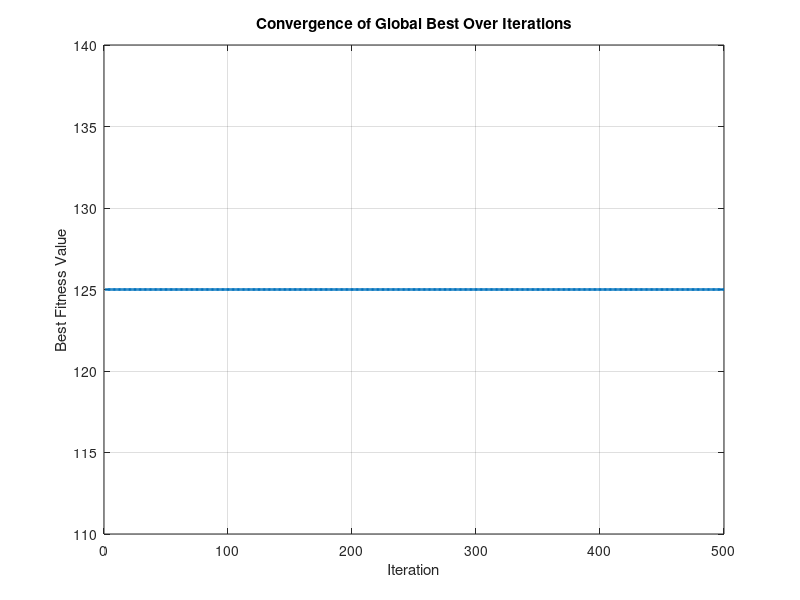

MATLAB code for this plot:
% % 1. Initialize population
% N = 100;
% D = 2;
% LB = -50;
% UB = 100;
% 
% population = LB + (UB - LB)*rand(N, D);
% disp("Sample display: ");
% disp(population(1:5, :)); % first 5 individuals display
% 
% figure;
% scatter(population(:, 1), population(:, 2), 'filled');
% xlabel('Dimension 1');
% ylabel('Dimension 2');
% title('Initial Population Distribution');
% grid on;

% 2. Implement Opposition-based Learning (OBL)
% N = 100;
% D = 2;
% LB = -50;
% UB = 100;
% % Initialize
% X = LB + (UB - LB)*rand(N, D);
% X_opposite = LB + UB -X;
% X_total = [X; X_opposite];  % Combining both X and X_opposite
% % Cost function Z = x^2 + y^2
% Z = sum(X_total.^2, 2);
% % sorting to select best values out of those 200
% [~, idx] = sort(Z);
% X_best = X_total(idx(1:N), :);
% 
% % Initial Population
% figure;
% subplot(1,2,1);
% scatter(X(:, 1), X(:, 2), 'filled');
% xlabel('Dimension 1');
% ylabel('Dimension 2');
% title('Initial Population');
% grid on;
% 
% % Plot after OBL
% subplot(1,2,2);
% scatter(X_best(:,1), X_best(:,2), 'filled');
% title('Population After OBL');
% xlabel('Dimension 1'); ylabel('Dimension 2');
% grid on;

% 3. Optimization Algorithm characteristics
N = 100;    % population size
MaxIT = 500;    % Max iterations

D = 5;  % dimension is 2 as only 2 variables are there in the objective function
LB = input('Enter lower bound: ');
UB = input('Enter upper bound: ');

% Objective function, fobj = x^2 + y^2
fobj = @(x) sum(x.^2, 2); 

% Initializing
X = LB + (UB - LB) * rand(N, D);
fitness = fobj(X)

% Global best
[bestVal, bestIdx] = min(fitness);
globalBest = X(bestIdx, :);

bestHistory = zeros(MaxIT, 1);       % Store best value at each iteration

for it = 1:MaxIT
    for i = 1:N
        alpha = rand();
        % Moving towards global best
        X_new = X(i, :) + alpha * (globalBest - X(i, :));

        % Bound check
        X_new = max(min(X_new, UB), LB);

        % Evaluate new fitness
        newFit = fobj(X_new);

        % Replace if better
        if newFit < fitness(i)
            X(i, :) = X_new;
            fitness(i) = newFit;
        end
    end

    % Updating global best after all updates
    [bestVal, bestIdx] = min(fitness);
    globalBest = X(bestIdx, :);

    % Store best value
    bestHistory(it) = bestVal;
end

fprintf('\nBest value found: %.4f at (x = %.4f, y = %.4f)\n', bestVal, globalBest(1), globalBest(2));

figure;
plot(1:MaxIT, bestHistory, 'LineWidth', 2);
xlabel('Iteration');
ylabel('Best Fitness Value');
title('Convergence of Global Best Over Iterations');
grid on;